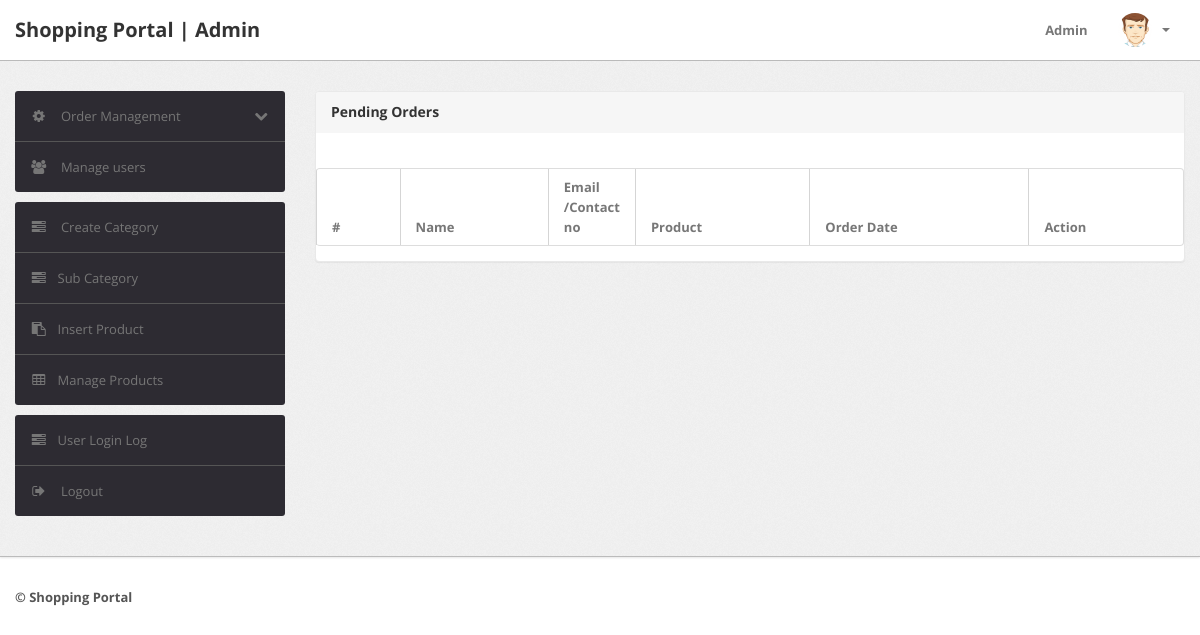
The app's page /shopping/admin/pending-orders.php (signed in), older data.
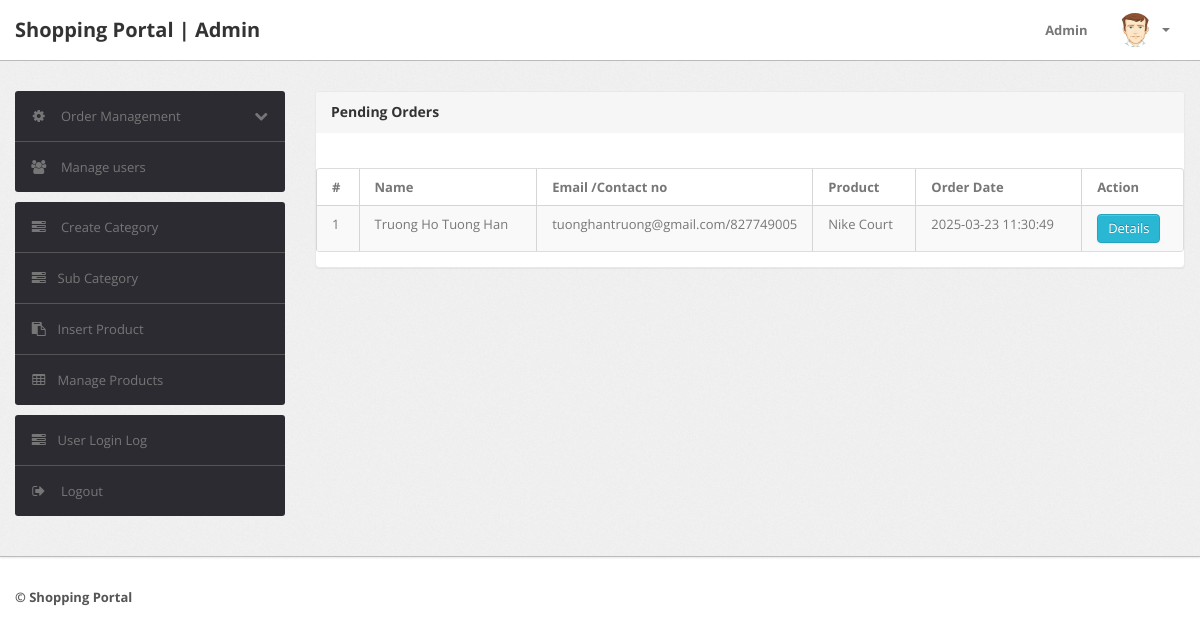
The same page, newer data.
### tables this page shows
CREATE TABLE `orders` (
  `id` int(11) NOT NULL,
  `userId` int(11) DEFAULT NULL,
  `productId` varchar(255) DEFAULT NULL,
  `quantity` int(11) DEFAULT NULL,
  `orderDate` timestamp NOT NULL DEFAULT current_timestamp(),
  `paymentMethod` varchar(50) DEFAULT NULL,
  `orderStatus` varchar(55) DEFAULT NULL
);

CREATE TABLE `users` (
  `id` int(11) NOT NULL,
  `name` varchar(255) DEFAULT NULL,
  `email` varchar(255) DEFAULT NULL,
  `contactno` bigint(11) DEFAULT NULL,
  `password` varchar(255) DEFAULT NULL,
  `shippingAddress` longtext DEFAULT NULL,
  `shippingState` varchar(255) DEFAULT NULL,
  `shippingCity` varchar(255) DEFAULT NULL,
  `shippingPincode` int(11) DEFAULT NULL,
  `billingAddress` longtext DEFAULT NULL,
  `billingState` varchar(255) DEFAULT NULL,
  `billingCity` varchar(255) DEFAULT NULL,
  `billingPincode` int(11) DEFAULT NULL,
  `regDate` timestamp NOT NULL DEFAULT current_timestamp(),
  `updationDate` varchar(255) DEFAULT NULL
);

CREATE TABLE `products` (
  `id` int(11) NOT NULL,
  `category` int(11) NOT NULL,
  `subCategory` int(11) DEFAULT NULL,
  `productName` varchar(255) DEFAULT NULL,
  `productCompany` varchar(255) DEFAULT NULL,
  `productPrice` int(11) DEFAULT NULL,
  `productPriceBeforeDiscount` int(11) DEFAULT NULL,
  `productDescription` longtext DEFAULT NULL,
  `productImage1` varchar(255) DEFAULT NULL,
  `productImage2` varchar(255) DEFAULT NULL,
  `productImage3` varchar(255) DEFAULT NULL,
  `shippingCharge` int(11) DEFAULT NULL,
  `productAvailability` varchar(255) DEFAULT NULL,
  `postingDate` timestamp NULL DEFAULT current_timestamp(),
  `updationDate` varchar(255) DEFAULT NULL
);

### shopping/admin/pending-orders.php (the view, shortened to what this page needs)
<?php
include('include/config.php');
if(strlen($_SESSION['alogin'])==0)
	{
header('location:index.php');
}
else{
?>
<!DOCTYPE html>
<html lang="en">
<head>
	<link type="text/css" href="bootstrap/css/bootstrap.min.css" rel="stylesheet">
	<link type="text/css" href="bootstrap/css/bootstrap-responsive.min.css" rel="stylesheet">
	<link type="text/css" href="css/theme.css" rel="stylesheet">
	<link type="text/css" href="images/icons/css/font-awesome.css" rel="stylesheet">
</head>
<body>
<?php include('include/header.php');?>
	<div class="wrapper">
		<div class="container">
			<div class="row">
<?php include('include/sidebar.php');?>
			<div class="span9">
					<div class="content">
	<div class="module">
							<div class="module-head">
								<h3>Pending Orders</h3>
							</div>
							<div class="module-body table">
									<br />
								<table cellpadding="0" cellspacing="0" border="0" class="datatable-1 table table-bordered table-striped	 display table-responsive" >
									<thead>
										<tr>
											<th>#</th>
											<th> Name</th>
											<th width="50">Email /Contact no</th>
											<th>Product </th>
											<th>Order Date</th>
											<th>Action</th>
										</tr>
									</thead>
<tbody>
<?php
$status='Delivered';
$query=mysqli_query($con,"select users.name as username,users.email as useremail,users.contactno as usercontact,users.shippingAddress as shippingaddress,users.shippingCity as shippingcity,users.shippingState as shippingstate,users.shippingPincode as shippingpincode,products.productName as productname,products.shippingCharge as shippingcharge,orders.quantity as quantity,orders.orderDate as orderdate,products.productPrice as productprice,orders.id as id  from orders join users on  orders.userId=users.id join products on products.id=orders.productId where orders.	orderStatus!='$status' or orders.orderStatus is null");
$cnt=1;
while($row=mysqli_fetch_array($query))
{
?>
											<tr>
											<td><?php echo htmlentities($cnt);?></td>
											<td><?php echo htmlentities($row['username']);?></td>
											<td><?php echo htmlentities($row['useremail']);?>/<?php echo htmlentities($row['usercontact']);?></td>
											<td><?php echo htmlentities($row['productname']);?></td>
											<td><?php echo htmlentities($row['orderdate']);?></td>
											<td>    <a href="order-details.php?oid=<?php echo htmlentities($row['id']);?>" title="Order Details" target="blank" class="btn btn-info">Details</a>
											</td>
											</tr>
										<?php $cnt=$cnt+1; } ?>
										</tbody>
								</table>
							</div>
						</div>
					</div>
				</div>
			</div>
		</div>
	</div>
<?php include('include/footer.php');?>
</body>
<?php } ?>

Row changes from the older to the newer data that the page shows:
added orders: userId.name "Truong Ho Tuong Han", userId.email "tuonghantruong@gmail.com", userId.contactno "827749005", productId.productName "Nike Court", orderDate "2025-03-23 11:30:49"
